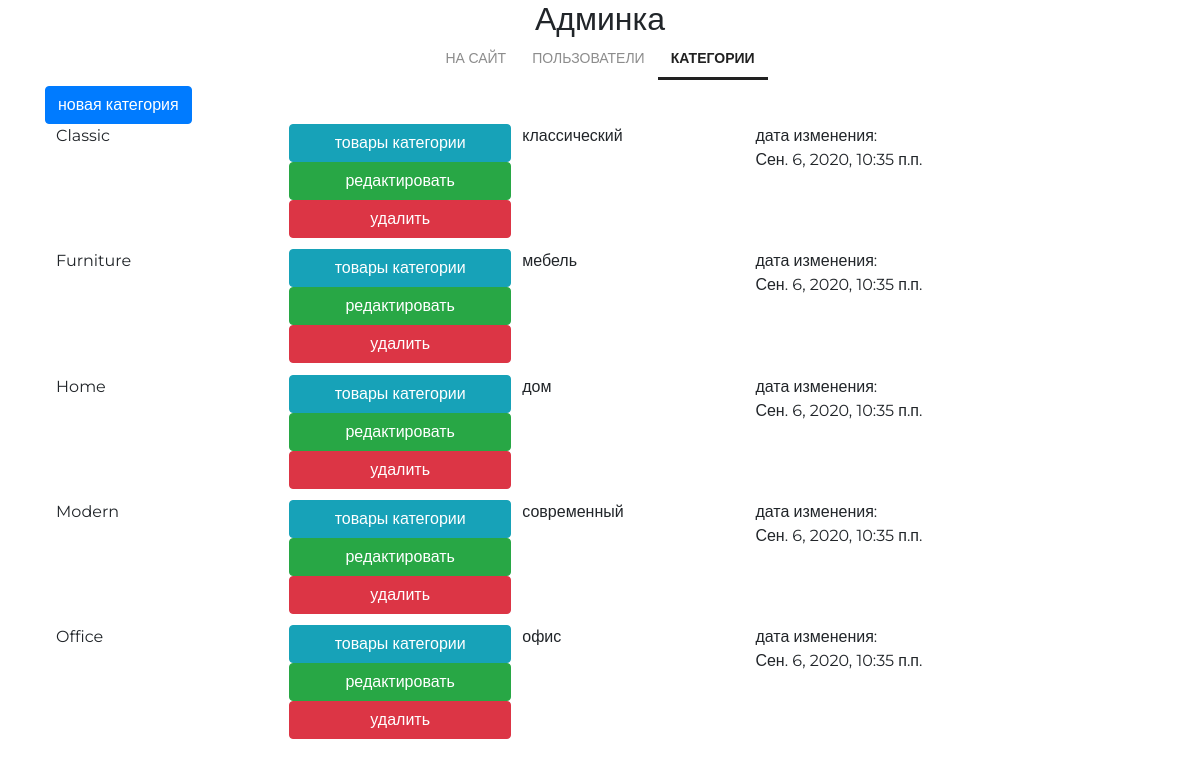
Page /my/admin/categories_read/ (signed in) on the earlier database version.
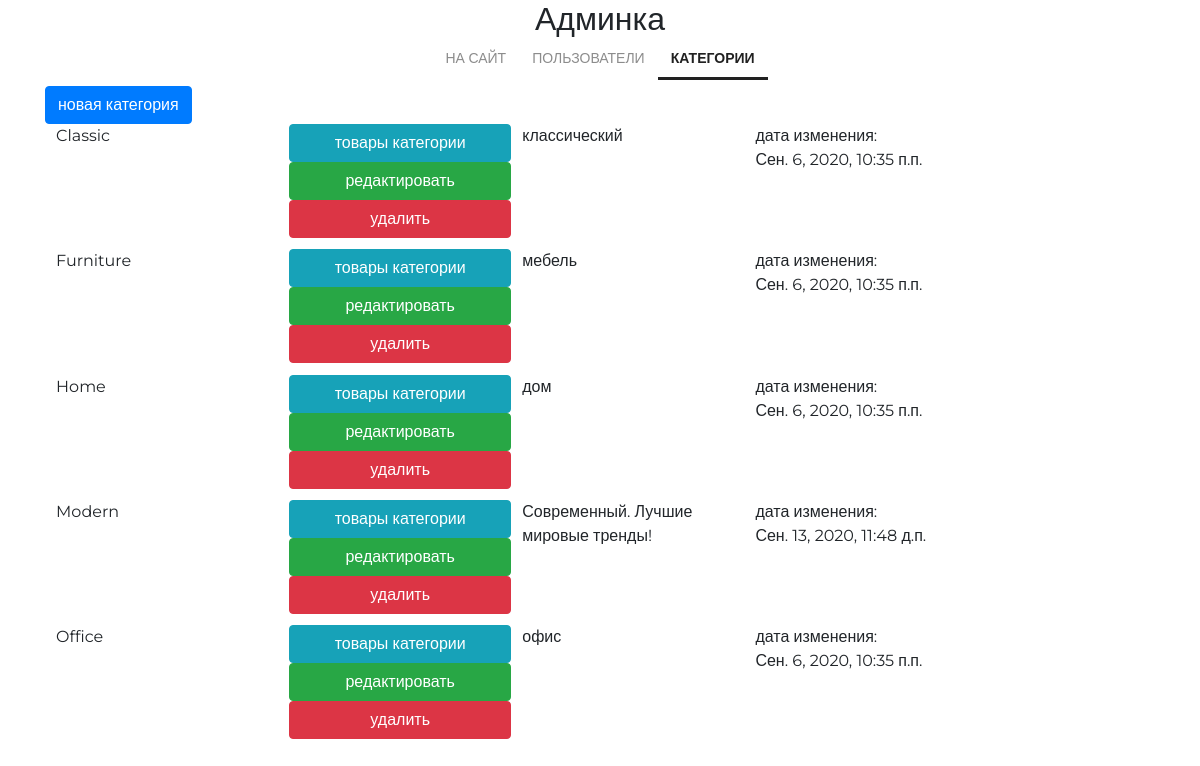
Same page on the later database version.
### mainapp/models.py (models this page shows, shortened)
class ProductCategory(models.Model):
    name = models.CharField(verbose_name='имя категории', max_length=128)
    description = models.TextField(verbose_name='описание категории', blank=True)
    modified_date = models.DateTimeField(
        verbose_name='дата изменения', auto_now=True)
    is_active = models.BooleanField(verbose_name='активность', default=True)
    class Meta:
        verbose_name = 'Категория продукта'
        verbose_name_plural = 'Категории продуктов'
        ordering = ['name']

### adminapp/views.py (the view)
# urls.py: path('categories_read/', adminapp.ProductCategoriesRead.as_view(), name='categories_read'),
class ProductCategoriesRead(OnlySuperUserMixin, PageTitleMixin, ListView):
    model = ProductCategory
    page_title = 'админка/категории'

### adminapp/views.py (called while the page is built)
    @method_decorator(user_passes_test(lambda x: x.is_superuser))
    def dispatch(self, request, *args, **kwargs):
        return super().dispatch(request, *args, **kwargs)

    def get_context_data(self, *, object_list=None, **kwargs):
        data = super().get_context_data(object_list=None, **kwargs)
        data['page_title'] = self.page_title
        return data

### adminapp/templates/mainapp/productcategory_list.html
{% extends 'adminapp/base.html' %}
{% load static %}
{% block container %}
    <div class="categories_list">
        <a href="{% url 'my_admin:category_create' %}" class="btn btn-primary new-category">
            новая категория
        </a>
        {% for object in object_list %}
            <div class="category-record {% if not object.is_active %}not-active{% endif %}">
                <div class="category-name">
                    {{ object.name|title }}
                </div>
                <div class="category-actions">
                    <a href=""
                       class="btn btn-info">
                        товары категории
                    </a>
                    <a href="{% url 'my_admin:category_update' object.pk %}"
                       class="btn btn-success">
                        редактировать
                    </a>
                    {% if object.is_active %}
                        <a href="{% url 'my_admin:category_delete' object.pk %}"
                           class="btn btn-danger">
                            удалить
                        </a>
                    {% endif %}
                </div>
                <div class="category-desc">
                    {{ object.description }}
                </div>
                <div class="modified_date">
                    дата изменения:<br>
                    {{ object.modified_date }}
                </div>
            </div>
        {% endfor %}
    </div>
{% endblock %}

Differences in the rows shown:
changed ProductCategory "Modern": description "современный" → "Современный. Лучшие мировые тренды!"; modified_date "Сен. 6, 2020, 10:35 п.п." → "Сен. 13, 2020, 11:48 д.п."
